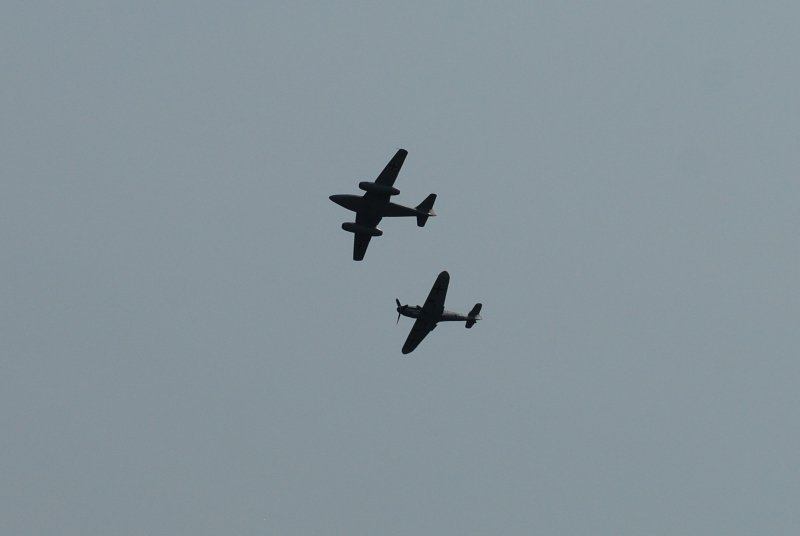
#> input picture lab4 - images v1/images/zad1/samolot01.jpg, 800 x 536 px; its folder holds only this picture in this run
$ jupyter execute --allow-errors Lab4.ipynb
#> lines starting #> are read from the running program, lines starting #| are printed output that depends on the picture
# Dominik Sawicki 145402, Sebastian Szczepaniak 145280
## Grupa 7.1

[cell 1]
from skimage import io, filters, color, morphology, feature, measure, segmentation
import cv2 as cv
import numpy as np
import matplotlib.pyplot as plt
import os

task_1_path = './images/zad1/'
task_2_path = './images/zad2/'
save_path = './images/results/'

# Zadanie na 3.0

[cell 2]
def find_contours(image):
    contours = measure.find_contours(image, fully_connected='high', positive_orientation='high')
    return contours

def preprocess_image_task_1(image):
    img = color.rgb2gray(image)
    img = filters.gaussian(img, sigma=2)

    return img

[cell 3]
figure, axes = plt.subplots(2, 3, figsize=(15, 10))
row = 0
for i, file in enumerate(os.listdir(task_1_path), start=0):
    img = io.imread(f'{task_1_path}{file}')
#> img is the input picture: shape (536, 800, 3); mean R, G, B 133.8, 147.7, 154.8
    h, w = img.shape[0], img.shape[1]
#> h = 536; w = 800
    black_img = np.zeros((h, w))  # the background
    img = preprocess_image_task_1(img)
    contours = find_contours(img)
#> in find_contours, `contours = measure.find_contours(image, fully_connected='high', positi..`: contours = 2 point arrays, longest 589 points
#> contours = 2 point arrays, longest 589 points
    axes[row, i % 3].imshow(black_img, cmap='gray')  # plotting the background
    for contour in contours:
        axes[row, i % 3].plot(contour[:, 1], contour[:, 0], linewidth=1, color='w')  # plotting the contours
#> this loop made 2 passes
    axes[row, i % 3].set_xticks([])  # removing axis scales
    axes[row, i % 3].set_yticks([])
    if i == 2: row+=1
figure.subplots_adjust(wspace=0, hspace=0)
plt.show()
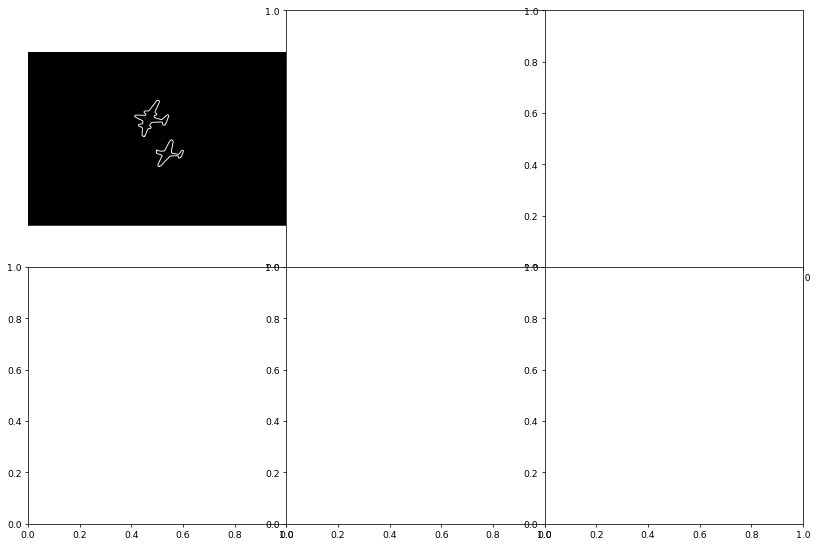
#> figure drawn by matplotlib, 1 panel


$ run again, on lab4 - images v1/images/zad1/samolot10.jpg
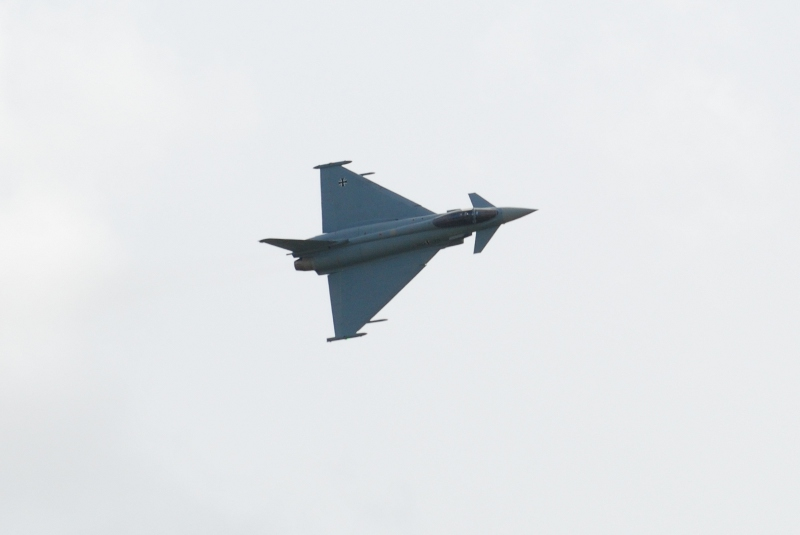
#> input picture lab4 - images v1/images/zad1/samolot10.jpg, 800 x 535 px
#> img is the input picture: shape (535, 800, 3); mean R, G, B 225.9, 229, 231.9
#> in preprocess_image_task_1, `img = filters.gaussian(img, sigma=2)`:
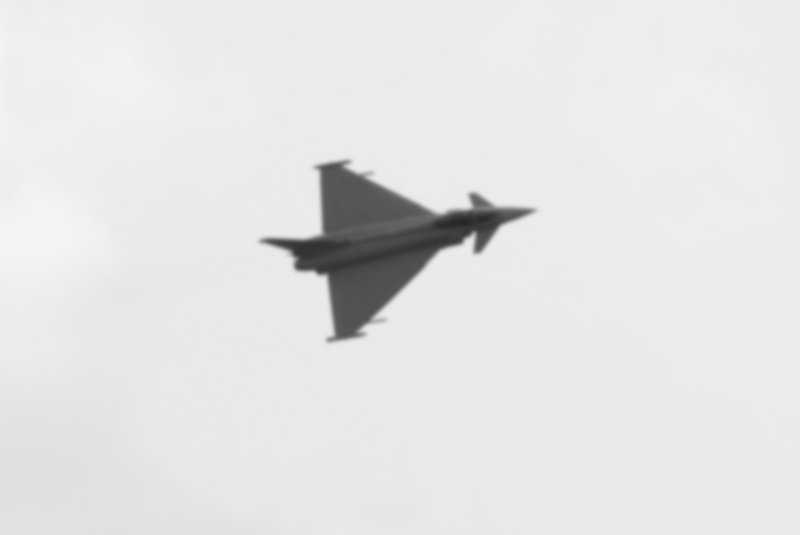
#> img: shape (535, 800) float64; min 0.153, max 0.961, mean 0.896
#> in find_contours, `contours = measure.find_contours(image, fully_connected='high', positi..`: contours = 1 point arrays, longest 1015 points
#> the loop `for contour in contours:` made 1 pass

$ run again, on lab4 - images v1/images/zad1/samolot11.jpg
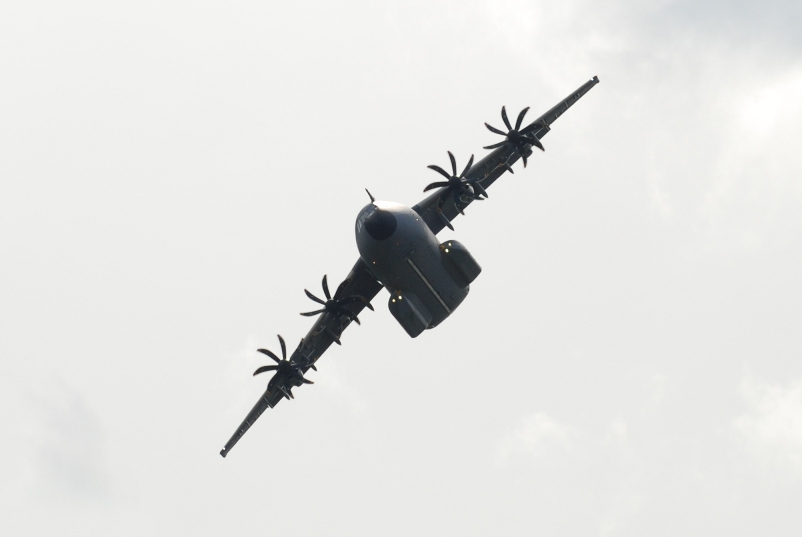
#> input picture lab4 - images v1/images/zad1/samolot11.jpg, 802 x 537 px
#> img is the input picture: shape (537, 802, 3); mean R, G, B 227.2, 227.4, 225.6
#> in find_contours, `contours = measure.find_contours(image, fully_connected='high', positi..`: contours = 1 point arrays, longest 2399 points
#> the loop `for contour in contours:` made 1 pass
#> `plt.show()`:
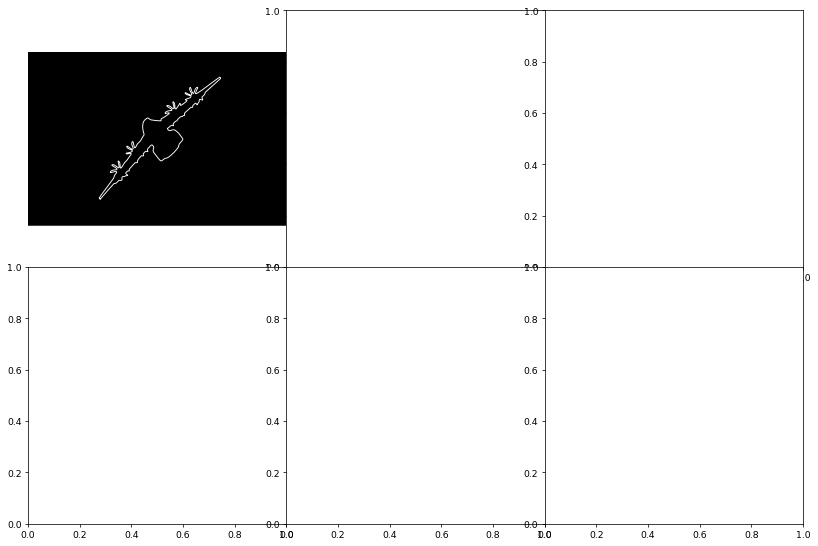
#> figure drawn by matplotlib, 1 panel
